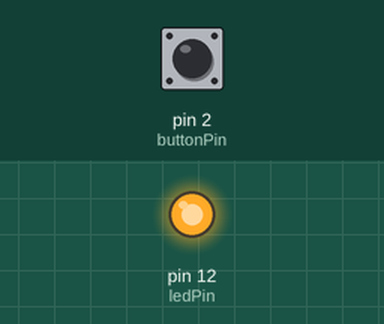
This sketch was run on a simulated Arduino Uno, built with avr-gcc and run on an emulated ATmega328P. Parts: output pins drawn as LEDs (lit = HIGH). Dashed ring = blinking. The test bench sets the inputs (shaded band); at power-on: pin 2 (buttonPin) LOW. What the sketch prints to the serial monitor is not drawn.

Above: at 1.2 s.
1.3 s: pin 2 (buttonPin) pulled HIGH for 0.15 s
At 1.37 s:
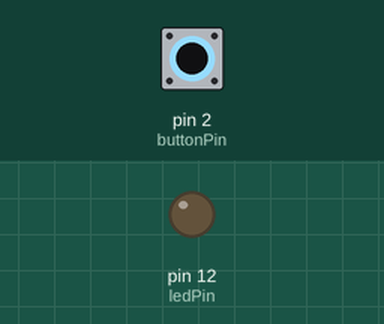
2.9 s: pin 2 (buttonPin) pulled HIGH for 1 s
At 4.6 s:
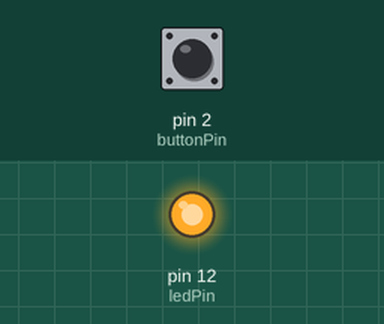
6.9 s: pin 2 (buttonPin) pulsed HIGH 2 times (0.12 s each, 0.3 s apart)
At 7.11 s:
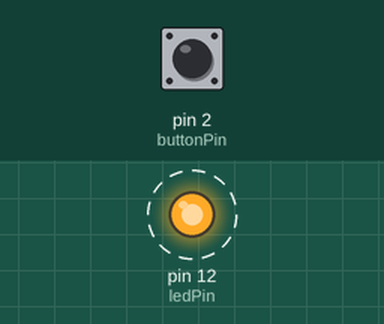
10.5 s: pin 2 (buttonPin) pulsed HIGH 2 times (0.12 s each, 0.3 s apart)
At 11.8 s:
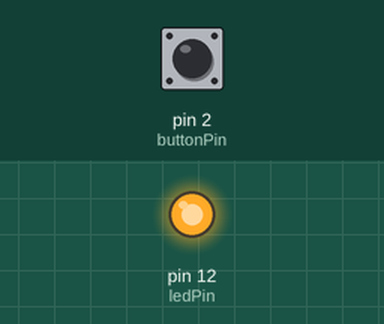
Timing chart, 0 to 13.5 s (numbered marks = the images above; inputs shaded):
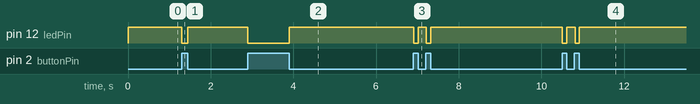

Measured:
- after the input at 1.3 s, pin 12 (ledPin): HIGH → LOW at once, → HIGH 0.15 s later
- after the input at 2.9 s, pin 12 (ledPin): HIGH → LOW at once, → HIGH 1.0 s later
- after the input at 6.9 s, pin 12 (ledPin): alternates HIGH for 0.20 s and LOW for 0.11 s, 4 changes in all, then stays HIGH, starting at once
- after the input at 10.5 s, pin 12 (ledPin): alternates HIGH for 0.20 s and LOW for 0.11 s, 4 changes in all, then stays HIGH, starting at once

The sketch:

ir_sensor.ino
```cpp
const int buttonPin = 2;     // the number of the pushbutton pin
const int ledPin =  12;      // the number of the LED pin

// variables will change:
int buttonState = 0;         // variable for reading the pushbutton status

void setup() {
  // initialize the LED pin as an output:
  pinMode(ledPin, OUTPUT);
  // initialize the pushbutton pin as an input:
  pinMode(buttonPin, INPUT);

  // initialize serial communications at 9600 bps:
  Serial.begin(9600);
  Serial.println("TSOP IR Sensor Testing" );
}

void loop(){
  // read the state of the pushbutton value:
  buttonState = digitalRead(buttonPin);

  // check if the pushbutton is pressed.
  // if it is, the buttonState is HIGH:
  if (buttonState == HIGH) {
    // turn LED off:
    digitalWrite(ledPin, LOW);
  }
  else {
    // turn LED on:
    digitalWrite(ledPin, HIGH);
    Serial.println(" sensor Active " );
  }
}
```
